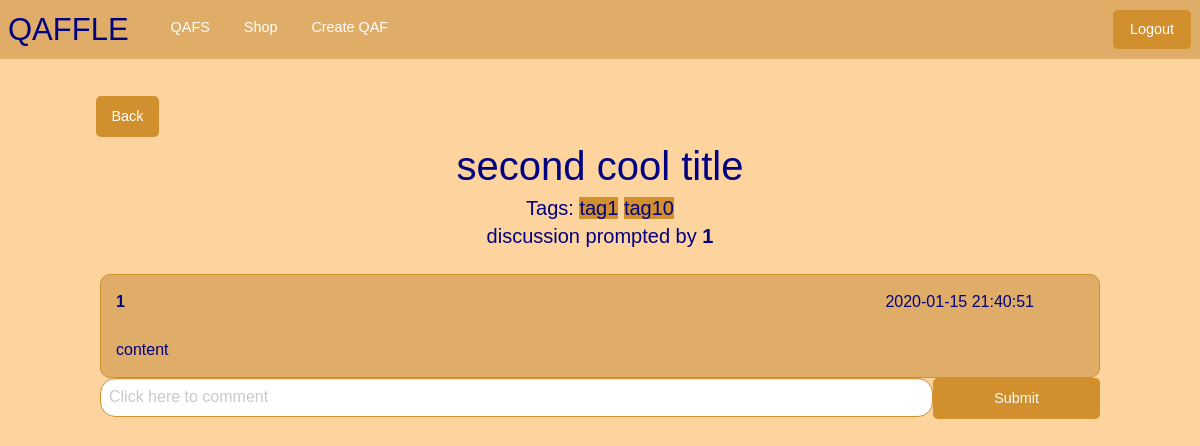
/qaf/1/2 (signed in), run on the app's committed database.
### tables this page shows
CREATE TABLE posts (id INTEGER PRIMARY KEY, author_id INTEGER, title TEXT, content TEXT, qaf_id INTEGER, tags TEXT, time_created DATETIME DEFAULT CURRENT_TIMESTAMP, net_vote INTEGER);

### app.py (the view)
@app.route("/qaf/<qaf_id>/<post_id>", methods=['GET', 'POST'])
def show_post(qaf_id,post_id):
    if current_user() == None:
      flash('You must be logged in to access this page', 'warning')
      return redirect( url_for( 'login'))
    if ('comment' in request.form):
        entry = request.form
        Comment.new_comment(current_user().id, entry['comment'], post_id, qaf_id)
    post = Post(post_id)
    comments = post.get_comments()
    return render_template('post.html', title = post.title, post = post, comments = comments, author = User(post.author_id).username)

### app.py (called while the page is built)
def current_user():
    if 'user_id' in session:
        return User(session['user_id'])
    return None

@app.context_processor
def make_template_globals():
    return dict(current_user=current_user())

### util/db_builder.py (called while the page is built)
def execute(cmd):
    db = sqlite3.connect(DB_FILE)
    c = db.cursor()
    output = c.execute(cmd)
    db.commit()
    return output

### util/post.py (called while the page is built)
    def get_comments(self):
        command = f'SELECT id FROM comments WHERE post_id = {self.id}'
        data = execute(command).fetchall()
        comments = []
        for comment_id in data:
            comments.append(Comment(comment_id[0]))
        return comments

### templates/post.html (shortened to what this page needs)
{% extends "base.html" %}
{% block content %}
<div class="button-group grid-x">
  <a class = "button" style="margin-left:8%;" href="/qaf/{{post.qaf_id}}">Back</a>
</div>
<div class="grid-x">
  <h2 class="small-12">{{ post.title }}</h2>
  <h5 class="small-12">Tags:
    {% for tag in post.tags %}
      <span class = "tag">{{ tag }}</span>
    {% endfor %}
  </h5>
  <h5 class="small-12">discussion prompted by <strong>{{author}}</strong></h5>
  <div class="small-12">
    <br>
  </div>
  <div class="post small-10 small-offset-1" style="word-wrap:break-word;">
    <strong >{{author}} </strong> <span style="float:right;margin-right:50px">{{post.time_created}}</span><br><br>{{ post.content }}
  </div>
  <br>
</div>
<div class="small-12 grid-x">
  <form class="form-group small-10 small-offset-1" method="post">
    <div class="grid-x">
      <input class="textInput small-10" name="comment" type="text" placeholder='Click here to comment'>
      <input class="button small-2" type="submit" value="Submit">
    </div>
    <br>
  </form>
</div>
{% endblock content %}

### static/css/stylesheet.css (style rules this page uses)
body { font-family: 'Overpass', sans-serif; background-color: RGB(253, 211, 158); color: navy; }
a { border: 0px; border-color: RGB(209, 143, 46); padding: 0px; font-family: 'Overpass', sans-serif; }
.button { background-color: RGB(209, 143, 46); border-radius: 5px; }
.button-group { margin: auto; }
h2 { color: navy; margin: auto; font-family: 'Overpass', sans-serif; text-align: center; }
h5 { margin: auto; text-align: center; font-family: 'Overpass', sans-serif; }
.tag { background-color: RGB(209, 143, 46); }
.textInput { border-radius: 15px; background-color: white; border-color: RGB(209, 143, 46); color: navy; }
.post { border-color: RGB(209, 143, 46); border-style: solid; border-width: thin; border-radius: 10px; background-color: RGB(224, 173, 104); padding: 15px; }

### data on the page
posts: title "second cool title", time_created "2020-01-15 21:40:51", content "content"

### other printed values
{{ tag }} "tag1" "tag10"
{{ author }} "1"
